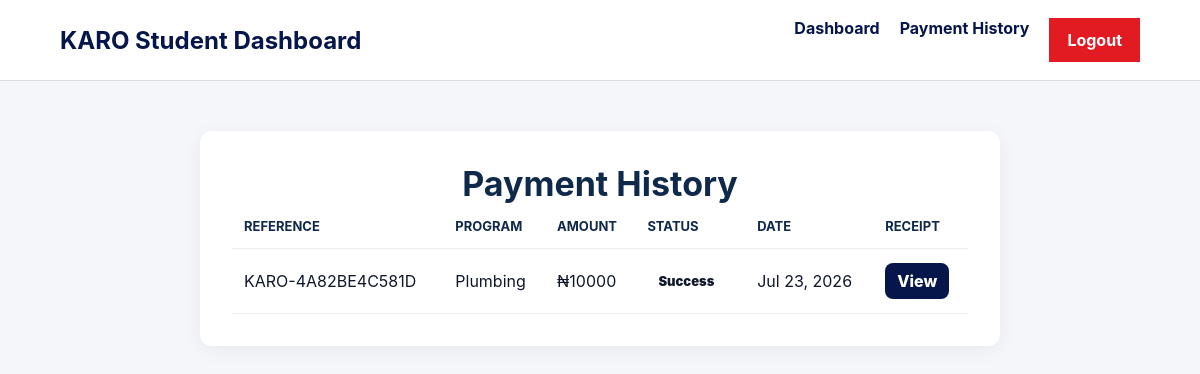
The page /payment-history/ (signed in) on the database as committed earlier.
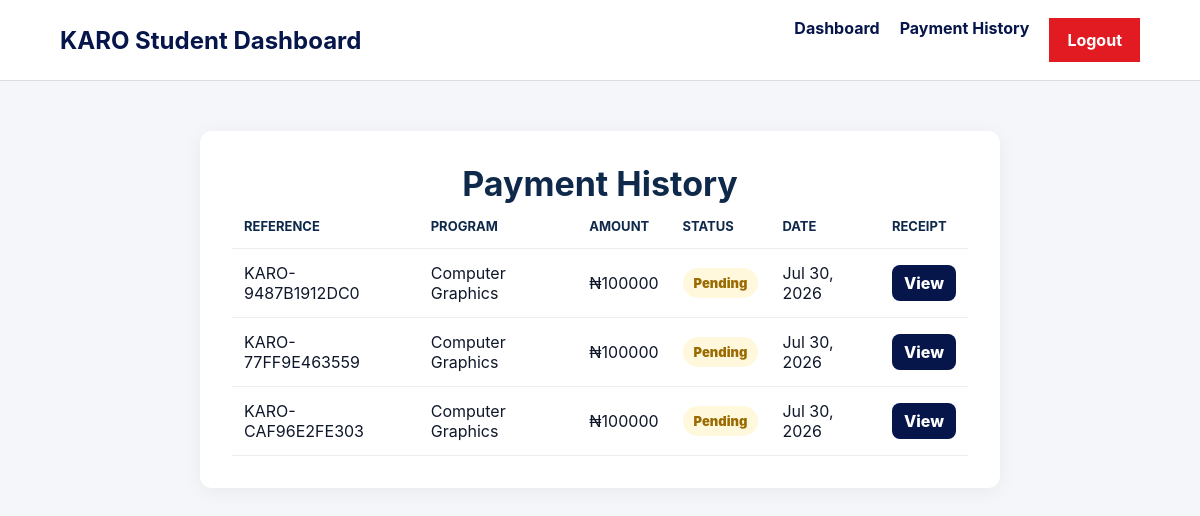
The same page on the database as committed later.
### myapp/models.py (models this page shows, shortened)
class Payment(models.Model):
    STATUS_CHOICES = [
        ("Pending", "Pending"),
        ("Success", "Success"),
        ("Failed", "Failed"),
    ]
    student = models.ForeignKey(User, on_delete=models.CASCADE)
    application = models.ForeignKey(TrainingApplication, on_delete=models.CASCADE)
    amount = models.PositiveIntegerField()
    reference = models.CharField(max_length=100, unique=True)
    status = models.CharField(
        max_length=20,
        choices=STATUS_CHOICES,
        default="Pending"
    )
    gateway_response = models.CharField(max_length=255, blank=True)
    paid_at = models.DateTimeField(blank=True, null=True)
    created_at = models.DateTimeField(auto_now_add=True)

class TrainingApplication(models.Model):
    student = models.ForeignKey(User, on_delete=models.SET_NULL, blank=True, null=True)
    CATEGORY_CHOICES = [
        ("Adult", "Adult"),
        ("Children", "Children"),
    ]
    PROGRAM_CHOICES = [
        ("ICT", "ICT"),
        ("Computer for Beginners", "Computer for Beginners"),
        ("Computer Graphics", "Computer Graphics"),
        ("Plumbing", "Plumbing"),
        ("Electrical Electronics", "Electrical Electronics"),
        ("Solar System Installation", "Solar System Installation"),
        ("Alamaco & Aluminium Works", "Alamaco & Aluminium Works"),
    ]
    DURATION_CHOICES = [
        ("3 months", "3 months"),
        ("6 months", "6 months"),
        ("1 year", "1 year"),
    ]
    STATUS_CHOICES = [
        ("Pending", "Pending"),
        ("Approved", "Approved"),
        ("Rejected", "Rejected"),
    ]
    surname = models.CharField(max_length=100)
    first_name = models.CharField(max_length=100)
    middle_name = models.CharField(max_length=100, blank=True)
    address = models.TextField()
    age = models.PositiveIntegerField()
    category = models.CharField(max_length=20, choices=CATEGORY_CHOICES)
    phone_number = models.CharField(max_length=20, blank=True)
    level_of_education = models.CharField(max_length=100)
    program = models.CharField(max_length=100, choices=PROGRAM_CHOICES)
    duration = models.CharField(max_length=20, choices=DURATION_CHOICES)
    start_date = models.DateField()
    end_date = models.DateField()
    guardian_name = models.CharField(max_length=100, blank=True)
    guardian_address = models.TextField(blank=True)
    guardian_phone_number = models.CharField(max_length=20, blank=True)
    student_passport = models.ImageField(upload_to="passports/students/")
    guardian_passport = models.ImageField(upload_to="passports/guardians/")
    status = models.CharField(max_length=20, choices=STATUS_CHOICES, default="Pending")
    application_date = models.DateTimeField(auto_now_add=True)
    admin_message = models.TextField(blank=True)
    admin_notes = models.TextField(blank=True)
    reviewed_at = models.DateTimeField(blank=True, null=True)

### myapp/views.py (the view)
# urls.py: path("payment-history/", views.payment_history, name="payment_history"),
@login_required
def payment_history(request):
    payments = Payment.objects.filter(
        student=request.user
    ).order_by("-created_at")
    return render(request, "myapp/payment_history.html", {
        "payments": payments,
    })

### templates/myapp/payment_history.html (shortened to what this page needs)
{% load static %}
<!DOCTYPE html>
<html lang="en">
<head>
    <link rel="stylesheet" href="{% static 'css/home.css' %}?v=50">
</head>
<body class="form-page">
<header class="navbar">
    <h2>KARO Student Dashboard</h2>
    <nav>
        <a href="/student-dashboard/">Dashboard</a>
        <a href="/payment-history/">Payment History</a>
        <a href="/logout/" class="nav-btn">Logout</a>
    </nav>
</header>
<main class="application-wrapper">
    <section class="application-card">
        <h1>Payment History</h1>
        <div class="admin-table-wrap">
            <table class="admin-table">
                <thead>
                    <tr>
                        <th>Reference</th>
                        <th>Program</th>
                        <th>Amount</th>
                        <th>Status</th>
                        <th>Date</th>
                        <th>Receipt</th>
                    </tr>
                </thead>
                <tbody>
                    {% for payment in payments %}
                        <tr>
                            <td>{{ payment.reference }}</td>
                            <td>{{ payment.application.program }}</td>
                            <td>₦{{ payment.amount }}</td>
                            <td><span class="status-pill {{ payment.status|lower }}">{{ payment.status }}</span></td>
                            <td>{{ payment.created_at|date:"M d, Y" }}</td>
                            <td>
                                <a href="{% url 'payment_receipt' payment.id %}" class="table-action">
                                    View
                                </a>
                            </td>
                        </tr>
                    {% empty %}
                        <tr>
                            <td colspan="6">No payments yet.</td>
                        </tr>
                    {% endfor %}
                </tbody>
            </table>
        </div>
    </section>
</main>
</body>
</html>

### static/css/home.css (style rules this page uses)
body { margin: 0; font-family: Arial, sans-serif; background: #f5f7fb; color: #111827; }
.navbar { display: flex; justify-content: space-between; align-items: center; padding: 18px 60px; background: white; border-bottom: 1px solid #ddd; }
.navbar h2 { color: #06164b; margin: 0; }
.navbar nav { display: flex; gap: 20px; }
.navbar a { text-decoration: none; color: #06164b; font-weight: bold; }
.nav-btn, .main-btn { background: #e21b23; color: white !important; padding: 12px 18px; text-decoration: none; font-weight: bold; }
.form-page { background: #f4f6f9; font-family: Inter, "Segoe UI", system-ui, Arial, sans-serif; }
.application-wrapper { padding: 50px 20px; }
.application-card { max-width: 800px; margin: 0 auto; background: #ffffff; padding: 32px; border-radius: 12px; box-shadow: 0 4px 20px rgba(0, 0, 0, 0.05); }
.application-card h1 { margin: 0; text-align: center; color: #0f294a; font-size: 34px; }
.admin-table-wrap { overflow-x: auto; }
.admin-table { width: 100%; border-collapse: collapse; }
.admin-table th, .admin-table td { padding: 14px 12px; text-align: left; border-bottom: 1px solid #eaecf0; }
.admin-table th { color: #0f294a; font-size: 13px; text-transform: uppercase; }
.status-pill { display: inline-flex; padding: 7px 11px; border-radius: 999px; font-size: 13px; font-weight: 900; }
.status-pill.pending { color: #9a6b00; background: #fff8dd; }
.table-action { display: inline-flex; padding: 8px 12px; color: #ffffff; background: #06164b; border-radius: 8px; font-weight: 800; text-decoration: none; }
body { margin: 0; font-family: "Inter", Arial, sans-serif; background: #f6f8fc; color: #0f172a; }
html { scroll-behavior: smooth; }
* { box-sizing: border-box; }

Rows that differ between the two databases and show on the page:
removed Payment: reference "KARO-4A82BE4C581D", application.program "Plumbing", amount "10000", status "Success", created_at "Jul 23, 2026"
added Payment: reference "KARO-9487B1912DC0", application.program "Computer Graphics", amount "100000", status "Pending", created_at "Jul 30, 2026"
added Payment: reference "KARO-77FF9E463559", application.program "Computer Graphics", amount "100000", status "Pending", created_at "Jul 30, 2026"
added Payment: reference "KARO-CAF96E2FE303", application.program "Computer Graphics", amount "100000", status "Pending", created_at "Jul 30, 2026"
